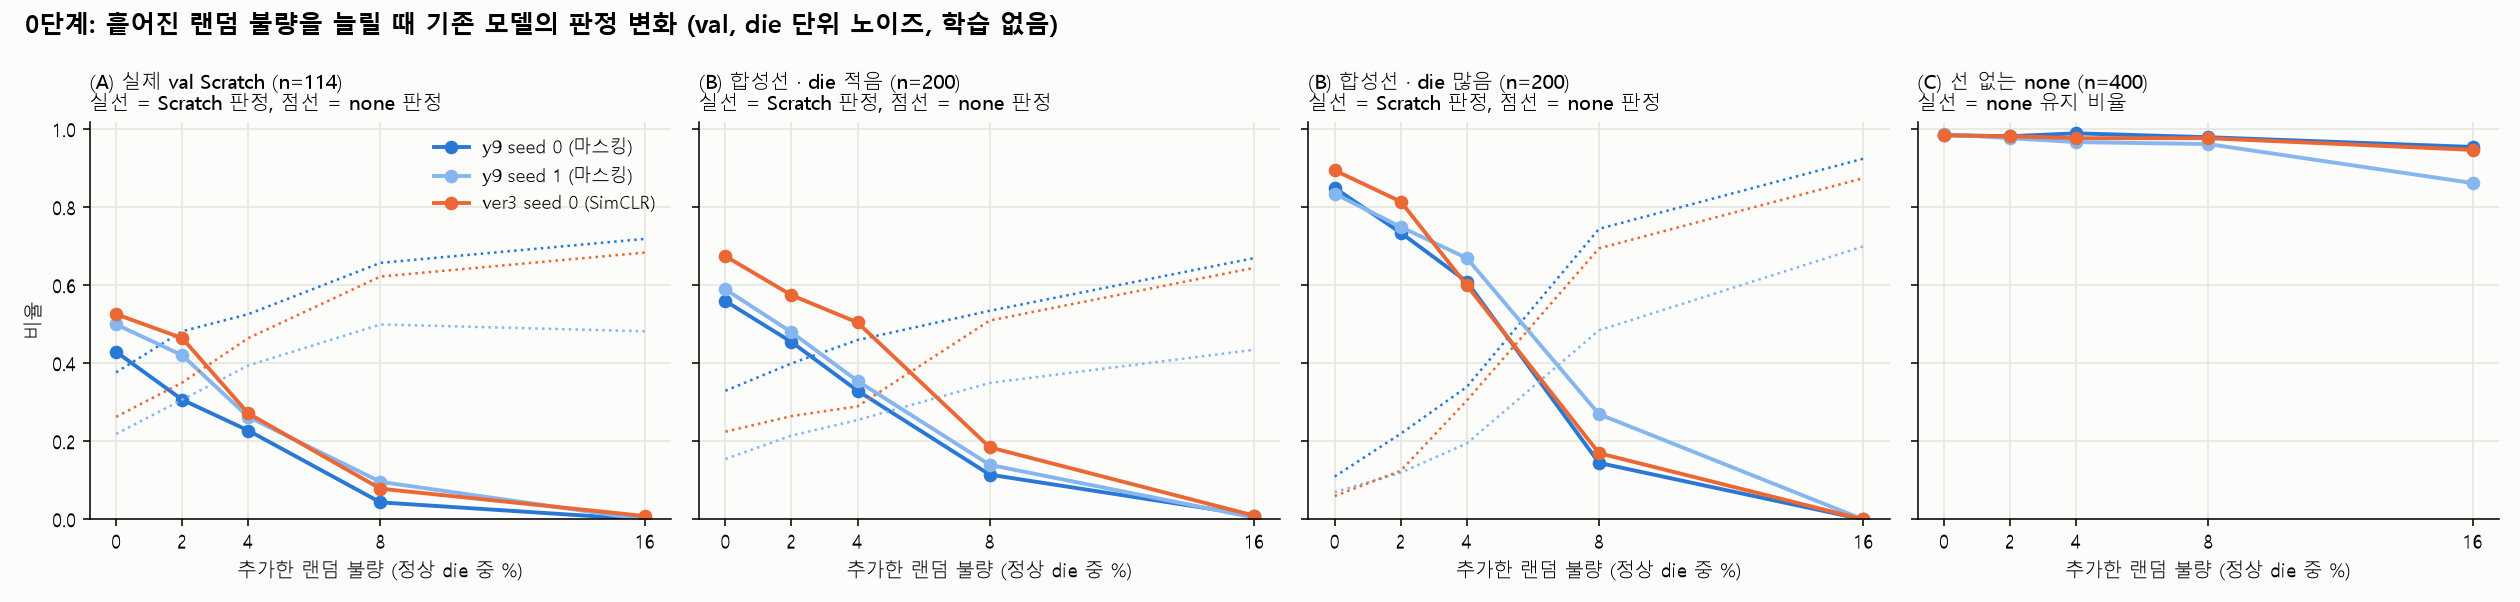

Recreate this plot in Python.
"""y9.1 0단계: 기존 모델이 '흩어진 랜덤 불량' 에 얼마나 흔들리는가 (학습 없음, val 만 사용).

모델: y9 seed 0·1 (= ver7 마스킹 사전학습), 참고 ver3 seed 0 (SimCLR, 증강에 픽셀 노이즈 포함).
노이즈: 원본 die 격자에서 정상 die 를 확률 p 로 불량으로 (die 단위, 회전 없음) → 캐시와 같은 nearest 로 96×96.
  p = 0, 2, 4, 8, 16%. 웨이퍼마다 난수는 p 와 무관하게 고정 (u < p 로 켜므로 p 가 커질수록 같은 die 가 누적).
대상
 (A) 실제 val Scratch 웨이퍼 (원본 격자 ≤ 96): Scratch 재현율과 none / Loc 으로 가는 비율
 (B) 합성선: val none 웨이퍼 (정상 지도) 에 같은 상대 위치·길이의 1 die 직선을 그린 뒤 노이즈. die 수 적음(300~1199) / 많음(1200+)
 (C) 선 없는 val none 웨이퍼: 노이즈만 넣었을 때 none 을 유지하는지 (불량 쪽 오탐)
사용: python runs/y9.1_step0/noise_sensitivity.py
"""
import os, sys
import numpy as np, torch
HERE = os.path.dirname(os.path.abspath(__file__)); ROOT = os.path.dirname(os.path.dirname(HERE))
os.chdir(ROOT); sys.path.insert(0, ROOT)
from wafer.data import WM811K, CLASSES, NUM_CLASSES
from wafer.models import build_model, to_input
import matplotlib
matplotlib.use("Agg")
import matplotlib.pyplot as plt

dev = torch.device("cuda")
CACHE = os.path.expanduser("~/wafer_cache")
ds = WM811K(CACHE)
sd = np.load(os.path.join(CACHE, "wm811k_shapes_dies.npy")); dies = sd[:, 2]
SC, NO, LO = CLASSES.index("Scratch"), CLASSES.index("none"), CLASSES.index("Loc")
PS = [0.0, 0.02, 0.04, 0.08, 0.16]
rng = np.random.default_rng(0)
MODELS = [("y9 seed 0 (마스킹)", "runs/resnet18/p0.05/seed0/y9_ssl50_ft30/best.pt"),
          ("y9 seed 1 (마스킹)", "runs/resnet18/p0.05/seed1/y9_ssl50_ft30/best.pt"),
          ("ver3 seed 0 (SimCLR)", "runs/resnet18/p0.05/seed0/ver3_ssl50_ft30/best.pt")]


def native(i):
    h, w = sd[i, :2]
    img = ds.fetch([i], "cpu")[0, 0].numpy().astype(np.uint8)
    ri = ((np.arange(96) + 0.5) * h / 96).astype(np.int64); ci = ((np.arange(96) + 0.5) * w / 96).astype(np.int64)
    nat = img[np.ix_(np.unique(ri, return_index=True)[1], np.unique(ci, return_index=True)[1])]
    assert (nat[np.ix_(ri, ci)] == img).all()
    return nat, ri, ci


def draw(nat, seg):
    h, w = nat.shape; out = nat.copy(); (u0, v0), (u1, v1) = seg
    t = np.linspace(0, 1, int(np.hypot((u1 - u0) * w, (v1 - v0) * h) * 4) + 2)
    r = np.floor((v0 + t * (v1 - v0)) * h).astype(int); c = np.floor((u0 + t * (u1 - u0)) * w).astype(int)
    ok = (r >= 0) & (r < h) & (c >= 0) & (c < w); r, c = r[ok], c[ok]; inw = nat[r, c] > 0
    out[r[inw], c[inw]] = 2
    return out


def segment():
    while True:
        rr, a0 = 0.35 * np.sqrt(rng.random()), rng.random() * 2 * np.pi
        cx, cy = 0.5 + rr * np.cos(a0), 0.5 + rr * np.sin(a0)
        th, L = rng.random() * np.pi, 0.3 + 0.3 * rng.random()
        p0 = (cx - L / 2 * np.cos(th), cy - L / 2 * np.sin(th)); p1 = (cx + L / 2 * np.cos(th), cy + L / 2 * np.sin(th))
        if all(np.hypot(x - 0.5, y - 0.5) < 0.47 for x, y in (p0, p1)):
            return p0, p1


def build(ids, line):
    """웨이퍼마다 (p 별 96 지도 리스트). 노이즈 난수 u 는 웨이퍼마다 고정."""
    out = {p: [] for p in PS}
    for i in ids:
        nat, ri, ci = native(i)
        if line:
            nat = draw(nat, segment())
        u = rng.random(nat.shape)
        for p in PS:
            noisy = np.where((nat == 1) & (u < p), 2, nat).astype(np.uint8)
            out[p].append(noisy[np.ix_(ri, ci)])
    return {p: np.stack(v) for p, v in out.items()}


va = ds.val; yv = ds.labels[va]; small_grid = sd[va, :2].max(1) <= 96
def normal_none(lo, hi, n):
    c = va[(yv == NO) & small_grid & (dies[va] >= lo) & (dies[va] < hi)]
    good = []
    for i in rng.permutation(c):
        if (native(i)[0] == 1).sum() >= 0.8 * dies[i]:
            good.append(i)
        if len(good) == n: break
    return np.array(good)


GROUPS = {"(A) 실제 val Scratch": build(va[(yv == SC) & small_grid], line=False),
          "(B) 합성선 · die 적음": build(normal_none(300, 1200, 200), line=True),
          "(B) 합성선 · die 많음": build(normal_none(1200, 10 ** 9, 200), line=True),
          "(C) 선 없는 none": build(normal_none(0, 10 ** 9, 400), line=False)}


@torch.no_grad()
def probs(path, X):
    m = build_model("resnet18", NUM_CLASSES)
    m.load_state_dict(torch.load(path, map_location="cpu", weights_only=True)); m = m.to(dev).eval()
    o = []
    for i in range(0, len(X), 512):
        o.append(torch.softmax(m(to_input(torch.as_tensor(X[i:i + 512], dtype=torch.float32, device=dev)[:, None])), 1).cpu())
    return torch.cat(o).numpy()


R = {}
print(f"{'대상':22s} {'모델':22s} " + " ".join(f"p={int(p * 100):>2d}%" for p in PS) + "   (값: Scratch 판정 비율 / none / Loc;  (C) 는 none 유지 비율)")
for g, D in GROUPS.items():
    for mn, path in MODELS:
        rows = []
        for p in PS:
            a = probs(path, D[p]).argmax(1)
            R[(g, mn, p)] = (np.mean(a == SC), np.mean(a == NO), np.mean(a == LO))
            rows.append(R[(g, mn, p)])
        if g.startswith("(C)"):
            print(f"{g:22s} {mn:22s} " + " ".join(f"{r[1]:6.2f}" for r in rows) + f"   n={len(D[0.0])}")
        else:
            print(f"{g:22s} {mn:22s} " + " ".join(f"{r[0]:.2f}/{r[1]:.2f}/{r[2]:.2f}" for r in rows) + f"   n={len(D[0.0])}")

# 그림
plt.rcParams.update({"font.family": "Malgun Gothic", "axes.unicode_minus": False, "figure.facecolor": "#fcfcfb", "savefig.facecolor": "#fcfcfb",
                     "axes.facecolor": "#fcfcfb", "axes.spines.top": False, "axes.spines.right": False})
COL = {"y9 seed 0 (마스킹)": "#2a78d6", "y9 seed 1 (마스킹)": "#86b6ef", "ver3 seed 0 (SimCLR)": "#eb6834"}
fig, axes = plt.subplots(1, 4, figsize=(18, 4.3), sharey=True)
x = [p * 100 for p in PS]
for ax, g in zip(axes, GROUPS):
    k = 1 if g.startswith("(C)") else 0
    for mn, _ in MODELS:
        ax.plot(x, [R[(g, mn, p)][k] for p in PS], "-o", color=COL[mn], lw=2, label=mn)
        if k == 0:
            ax.plot(x, [R[(g, mn, p)][1] for p in PS], ":", color=COL[mn], lw=1.3)
    ax.set_xticks(x); ax.set_xlabel("추가한 랜덤 불량 (정상 die 중 %)"); ax.set_ylim(0, 1.02); ax.grid(color="#e6e5e0", lw=0.8)
    ax.set_title(f"{g} (n={len(GROUPS[g][0.0])})\n" + ("실선 = none 유지 비율" if k else "실선 = Scratch 판정, 점선 = none 판정"), loc="left", fontsize=10.5)
axes[0].set_ylabel("비율"); axes[0].legend(frameon=False, fontsize=9)
fig.suptitle("0단계: 흩어진 랜덤 불량을 늘릴 때 기존 모델의 판정 변화 (val, die 단위 노이즈, 학습 없음)", x=0.01, ha="left", fontsize=13, fontweight="bold")
fig.tight_layout(); fig.savefig(os.path.join(HERE, "noise_sensitivity.png"), dpi=140)
print("그림:", os.path.join(HERE, "noise_sensitivity.png"))
